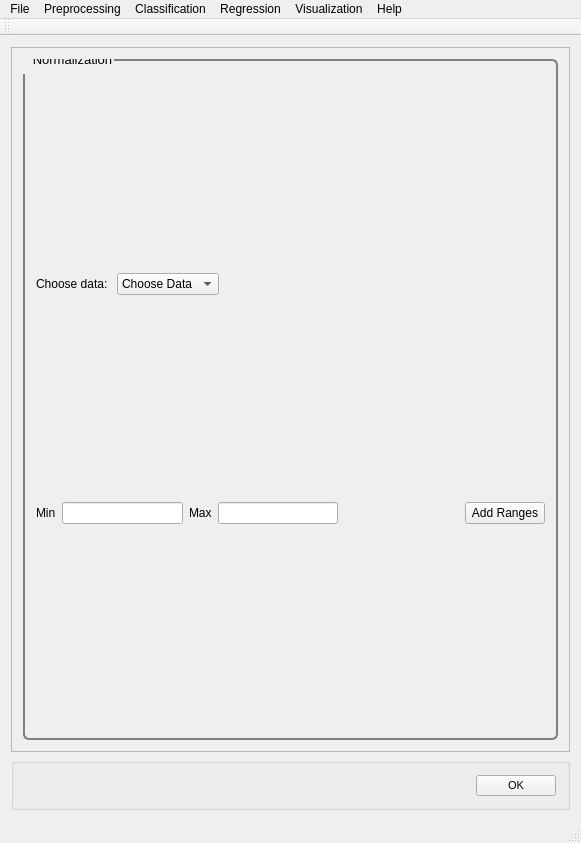
<?xml version="1.0" encoding="UTF-8"?>
<ui version="4.0">
 <class>MainWindow</class>
 <widget class="QMainWindow" name="MainWindow">
  <property name="geometry">
   <rect>
    <x>0</x>
    <y>0</y>
    <width>581</width>
    <height>843</height>
   </rect>
  </property>
  <property name="windowTitle">
   <string>PYSAT</string>
  </property>
  <widget class="QWidget" name="centralWidget">
   <layout class="QVBoxLayout" name="verticalLayout_9">
    <item>
     <widget class="QScrollArea" name="scrollArea">
      <property name="widgetResizable">
       <bool>true</bool>
      </property>
      <widget class="QWidget" name="scrollAreaWidgetContents_2">
       <property name="geometry">
        <rect>
         <x>0</x>
         <y>0</y>
         <width>561</width>
         <height>721</height>
        </rect>
       </property>
       <property name="font">
        <font>
         <pointsize>8</pointsize>
        </font>
       </property>
       <property name="styleSheet">
        <string notr="true">QGroupBox {
  border: 2px solid gray;
  border-radius: 6px;
  margin-top: 0.5em;
}

QGroupBox::title {

  padding-top: -14px;
  padding-left: 8px;
}
</string>
       </property>
       <layout class="QVBoxLayout" name="verticalLayout_8">
        <item>
         <widget class="QGroupBox" name="normalization">
          <property name="font">
           <font>
            <pointsize>10</pointsize>
           </font>
          </property>
          <property name="title">
           <string>Normalization</string>
          </property>
          <layout class="QVBoxLayout" name="verticalLayout">
           <item>
            <layout class="QHBoxLayout" name="normalization_choosedata_hlayout">
             <item>
              <widget class="QLabel" name="regression_choosedata_label">
               <property name="text">
                <string>Choose data: </string>
               </property>
              </widget>
             </item>
             <item>
              <widget class="QComboBox" name="regression_choosedata">
               <property name="iconSize">
                <size>
                 <width>50</width>
                 <height>20</height>
                </size>
               </property>
               <item>
                <property name="text">
                 <string>Choose Data</string>
                </property>
               </item>
               <item>
                <property name="text">
                 <string>Known Data</string>
                </property>
               </item>
              </widget>
             </item>
             <item>
              <spacer name="regression_choosedata_spacer">
               <property name="orientation">
                <enum>Qt::Horizontal</enum>
               </property>
               <property name="sizeHint" stdset="0">
                <size>
                 <width>40</width>
                 <height>20</height>
                </size>
               </property>
              </spacer>
             </item>
            </layout>
           </item>
           <item>
            <layout class="QHBoxLayout" name="min_max_horizontalLayout">
             <item>
              <widget class="QLabel" name="min_label">
               <property name="text">
                <string>Min</string>
               </property>
              </widget>
             </item>
             <item>
              <widget class="QLineEdit" name="min_lineEdit"/>
             </item>
             <item>
              <widget class="QLabel" name="max_label">
               <property name="text">
                <string>Max</string>
               </property>
              </widget>
             </item>
             <item>
              <widget class="QLineEdit" name="max_lineEdit"/>
             </item>
             <item>
              <spacer name="min_max_horizontalSpacer">
               <property name="orientation">
                <enum>Qt::Horizontal</enum>
               </property>
               <property name="sizeHint" stdset="0">
                <size>
                 <width>40</width>
                 <height>20</height>
                </size>
               </property>
              </spacer>
             </item>
             <item>
              <widget class="QPushButton" name="add_ranges_button">
               <property name="text">
                <string>Add Ranges</string>
               </property>
              </widget>
             </item>
            </layout>
           </item>
          </layout>
         </widget>
        </item>
       </layout>
      </widget>
     </widget>
    </item>
    <item>
     <widget class="QGroupBox" name="OK">
      <layout class="QHBoxLayout" name="ok">
       <item>
        <spacer name="horizontalSpacer_5">
         <property name="orientation">
          <enum>Qt::Horizontal</enum>
         </property>
         <property name="sizeHint" stdset="0">
          <size>
           <width>40</width>
           <height>20</height>
          </size>
         </property>
        </spacer>
       </item>
       <item>
        <widget class="QPushButton" name="okButton">
         <property name="font">
          <font>
           <pointsize>8</pointsize>
          </font>
         </property>
         <property name="mouseTracking">
          <bool>false</bool>
         </property>
         <property name="text">
          <string>OK</string>
         </property>
        </widget>
       </item>
      </layout>
     </widget>
    </item>
   </layout>
  </widget>
  <widget class="QToolBar" name="mainToolBar">
   <attribute name="toolBarArea">
    <enum>TopToolBarArea</enum>
   </attribute>
   <attribute name="toolBarBreak">
    <bool>false</bool>
   </attribute>
  </widget>
  <widget class="QStatusBar" name="statusBar"/>
  <widget class="QMenuBar" name="menuBar">
   <property name="geometry">
    <rect>
     <x>0</x>
     <y>0</y>
     <width>581</width>
     <height>21</height>
    </rect>
   </property>
   <widget class="QMenu" name="menuFile">
    <property name="title">
     <string>File</string>
    </property>
    <addaction name="actionLoad_Refence_Data"/>
    <addaction name="actionLoad_Unknown_Data"/>
    <addaction name="actionSet_output_location"/>
    <addaction name="separator"/>
    <addaction name="actionSave_Current_Plots"/>
    <addaction name="actionSave_Current_Data"/>
    <addaction name="separator"/>
    <addaction name="actionCreate_New_Workflow"/>
    <addaction name="actionSave_Current_Workflow"/>
    <addaction name="separator"/>
    <addaction name="actionExit"/>
   </widget>
   <widget class="QMenu" name="menuPreprocessing">
    <property name="title">
     <string>Preprocessing</string>
    </property>
    <widget class="QMenu" name="menuBaseline_Removal">
     <property name="title">
      <string>Baseline Removal</string>
     </property>
     <addaction name="actionALS"/>
     <addaction name="actionDietrich"/>
     <addaction name="actionPolyFit"/>
     <addaction name="actionAirPLS"/>
     <addaction name="actionFABC"/>
     <addaction name="actionKK"/>
     <addaction name="actionMario"/>
     <addaction name="actionMedian"/>
     <addaction name="actionRubberband"/>
     <addaction name="actionUndecimated_Wavelet"/>
    </widget>
    <widget class="QMenu" name="menuCalibration_Transfer">
     <property name="title">
      <string>Calibration Transfer</string>
     </property>
     <addaction name="actionRatio"/>
     <addaction name="actionTommy_s_Methgod"/>
     <addaction name="actionPiecewise_Direct_Standardization"/>
     <addaction name="actionOthers_3"/>
    </widget>
    <addaction name="actionNormalization"/>
    <addaction name="actionNoise_Reduction"/>
    <addaction name="actionApply_Mask"/>
    <addaction name="actionInterpolate"/>
    <addaction name="actionInstrument_Response"/>
    <addaction name="menuBaseline_Removal"/>
    <addaction name="menuCalibration_Transfer"/>
    <addaction name="actionICA_2"/>
    <addaction name="actionPCA_2"/>
   </widget>
   <widget class="QMenu" name="menuRegression">
    <property name="title">
     <string>Regression</string>
    </property>
    <addaction name="actionCross_Validation"/>
    <addaction name="actionTrain"/>
    <addaction name="actionPredict"/>
    <addaction name="actionCreate_N_Folds"/>
    <addaction name="actionCreate_Test_Folds"/>
    <addaction name="actionSubmodel_Ranges"/>
   </widget>
   <widget class="QMenu" name="menuHelp">
    <property name="title">
     <string>Help</string>
    </property>
    <addaction name="actionIndex"/>
    <addaction name="actionContent_2"/>
    <addaction name="separator"/>
    <addaction name="actionAbout"/>
    <addaction name="actionAbout_QtCreator"/>
   </widget>
   <widget class="QMenu" name="menuClassification">
    <property name="title">
     <string>Classification</string>
    </property>
    <widget class="QMenu" name="menuSupervised">
     <property name="title">
      <string>Supervised</string>
     </property>
     <addaction name="actionPLS_DA"/>
     <addaction name="actionSIMCA"/>
    </widget>
    <widget class="QMenu" name="menuClustering">
     <property name="title">
      <string>Clustering</string>
     </property>
     <addaction name="actionK_means"/>
     <addaction name="actionHierarchical_2"/>
    </widget>
    <addaction name="menuSupervised"/>
    <addaction name="menuClustering"/>
   </widget>
   <widget class="QMenu" name="menuVisualization">
    <property name="title">
     <string>Visualization</string>
    </property>
    <addaction name="actionLine_Plot"/>
    <addaction name="action1_to_1_Plot"/>
    <addaction name="actionScatter_Plot"/>
   </widget>
   <addaction name="menuFile"/>
   <addaction name="menuPreprocessing"/>
   <addaction name="menuClassification"/>
   <addaction name="menuRegression"/>
   <addaction name="menuVisualization"/>
   <addaction name="menuHelp"/>
  </widget>
  <action name="actionLoad_Refence_Data">
   <property name="text">
    <string>Load Refence Data</string>
   </property>
  </action>
  <action name="actionLoad_Unknown_Data">
   <property name="text">
    <string>Load Unknown Data</string>
   </property>
  </action>
  <action name="actionSave_Current_Workflow">
   <property name="text">
    <string>Save Current Workflow</string>
   </property>
  </action>
  <action name="actionSave_Current_Plots">
   <property name="text">
    <string>Save Current Plots</string>
   </property>
  </action>
  <action name="actionSave_Current_Data">
   <property name="text">
    <string>Save Current Data</string>
   </property>
  </action>
  <action name="actionCreate_New_Workflow">
   <property name="text">
    <string>Create New Workflow</string>
   </property>
  </action>
  <action name="actionNoise_Reduction">
   <property name="text">
    <string>Noise Reduction</string>
   </property>
  </action>
  <action name="actionApply_Mask">
   <property name="text">
    <string>Apply Mask</string>
   </property>
  </action>
  <action name="actionInterpolate">
   <property name="text">
    <string>Interpolate (unknown to known)</string>
   </property>
  </action>
  <action name="actionInstrument_Response">
   <property name="text">
    <string>Instrument Response</string>
   </property>
  </action>
  <action name="actionALS">
   <property name="text">
    <string>ALS</string>
   </property>
  </action>
  <action name="actionDietrich">
   <property name="text">
    <string>Dietrich</string>
   </property>
  </action>
  <action name="actionPolyFit">
   <property name="text">
    <string>PolyFit</string>
   </property>
  </action>
  <action name="actionAirPLS">
   <property name="text">
    <string>AirPLS</string>
   </property>
  </action>
  <action name="actionFABC">
   <property name="text">
    <string>FABC</string>
   </property>
  </action>
  <action name="actionKK">
   <property name="text">
    <string>KK</string>
   </property>
  </action>
  <action name="actionMario">
   <property name="text">
    <string>Mario</string>
   </property>
  </action>
  <action name="actionMedian">
   <property name="text">
    <string>Median</string>
   </property>
  </action>
  <action name="actionRubberband">
   <property name="text">
    <string>Rubberband</string>
   </property>
  </action>
  <action name="actionUndecimated_Wavelet">
   <property name="text">
    <string>Undecimated Wavelet</string>
   </property>
  </action>
  <action name="actionRatio">
   <property name="text">
    <string>Ratio</string>
   </property>
  </action>
  <action name="actionTommy_s_Methgod">
   <property name="text">
    <string>Tommy's Method</string>
   </property>
  </action>
  <action name="actionPiecewise_Direct_Standardization">
   <property name="text">
    <string>Piecewise Direct Standardization</string>
   </property>
  </action>
  <action name="actionPCA">
   <property name="text">
    <string>PCA</string>
   </property>
  </action>
  <action name="actionICA">
   <property name="text">
    <string>ICA</string>
   </property>
  </action>
  <action name="actionK_Means">
   <property name="text">
    <string>K-Means</string>
   </property>
  </action>
  <action name="actionHierarchical">
   <property name="text">
    <string>Hierarchical</string>
   </property>
  </action>
  <action name="actionOthers">
   <property name="text">
    <string>Others...</string>
   </property>
  </action>
  <action name="actionOthers_2">
   <property name="text">
    <string>Others...</string>
   </property>
  </action>
  <action name="actionOthers_3">
   <property name="text">
    <string>Others...</string>
   </property>
  </action>
  <action name="actionPLS">
   <property name="text">
    <string>PLS</string>
   </property>
  </action>
  <action name="actionSM_PLS">
   <property name="text">
    <string>SM-PLS</string>
   </property>
  </action>
  <action name="actionICA_Regression">
   <property name="text">
    <string>ICA Regression</string>
   </property>
  </action>
  <action name="actionGaussian_Process">
   <property name="text">
    <string>Gaussian Process</string>
   </property>
  </action>
  <action name="actionMLP">
   <property name="text">
    <string>MLP</string>
   </property>
  </action>
  <action name="actionSVM">
   <property name="text">
    <string>SVM</string>
   </property>
  </action>
  <action name="actionOthers_4">
   <property name="text">
    <string>Others...</string>
   </property>
  </action>
  <action name="actionOthers_5">
   <property name="text">
    <string>Others...</string>
   </property>
  </action>
  <action name="actionIndex">
   <property name="text">
    <string>Index</string>
   </property>
  </action>
  <action name="actionContent_2">
   <property name="text">
    <string>Content</string>
   </property>
  </action>
  <action name="actionAbout">
   <property name="text">
    <string>About...</string>
   </property>
  </action>
  <action name="actionAbout_QtCreator">
   <property name="text">
    <string>About Qt...</string>
   </property>
  </action>
  <action name="actionExit">
   <property name="text">
    <string>Exit</string>
   </property>
  </action>
  <action name="actionNormalization">
   <property name="text">
    <string>Normalization</string>
   </property>
  </action>
  <action name="actionICA_2">
   <property name="text">
    <string>ICA</string>
   </property>
  </action>
  <action name="actionPCA_2">
   <property name="text">
    <string>PCA</string>
   </property>
  </action>
  <action name="actionPLS_DA">
   <property name="text">
    <string>PLS-DA</string>
   </property>
  </action>
  <action name="actionSIMCA">
   <property name="text">
    <string>SIMCA</string>
   </property>
  </action>
  <action name="actionK_means">
   <property name="text">
    <string>K-means</string>
   </property>
  </action>
  <action name="actionHierarchical_2">
   <property name="text">
    <string>Hierarchical</string>
   </property>
  </action>
  <action name="actionCross_Validation">
   <property name="text">
    <string>Cross Validation</string>
   </property>
  </action>
  <action name="actionTrain">
   <property name="text">
    <string>Train</string>
   </property>
  </action>
  <action name="actionPredict">
   <property name="text">
    <string>Predict</string>
   </property>
  </action>
  <action name="actionLine_Plot">
   <property name="text">
    <string>Line Plot</string>
   </property>
  </action>
  <action name="action1_to_1_Plot">
   <property name="text">
    <string>1 to 1 Plot</string>
   </property>
  </action>
  <action name="actionScatter_Plot">
   <property name="text">
    <string>Scatter Plot</string>
   </property>
  </action>
  <action name="actionSet_output_location">
   <property name="text">
    <string>Output Location</string>
   </property>
  </action>
  <action name="actionCreate_N_Folds">
   <property name="text">
    <string>Create N Folds</string>
   </property>
  </action>
  <action name="actionCreate_Test_Folds">
   <property name="text">
    <string>Create Test Folds</string>
   </property>
  </action>
  <action name="actionSubmodel_Ranges">
   <property name="text">
    <string>Submodel Ranges</string>
   </property>
  </action>
 </widget>
 <layoutdefault spacing="6" margin="11"/>
 <resources/>
 <connections/>
</ui>
